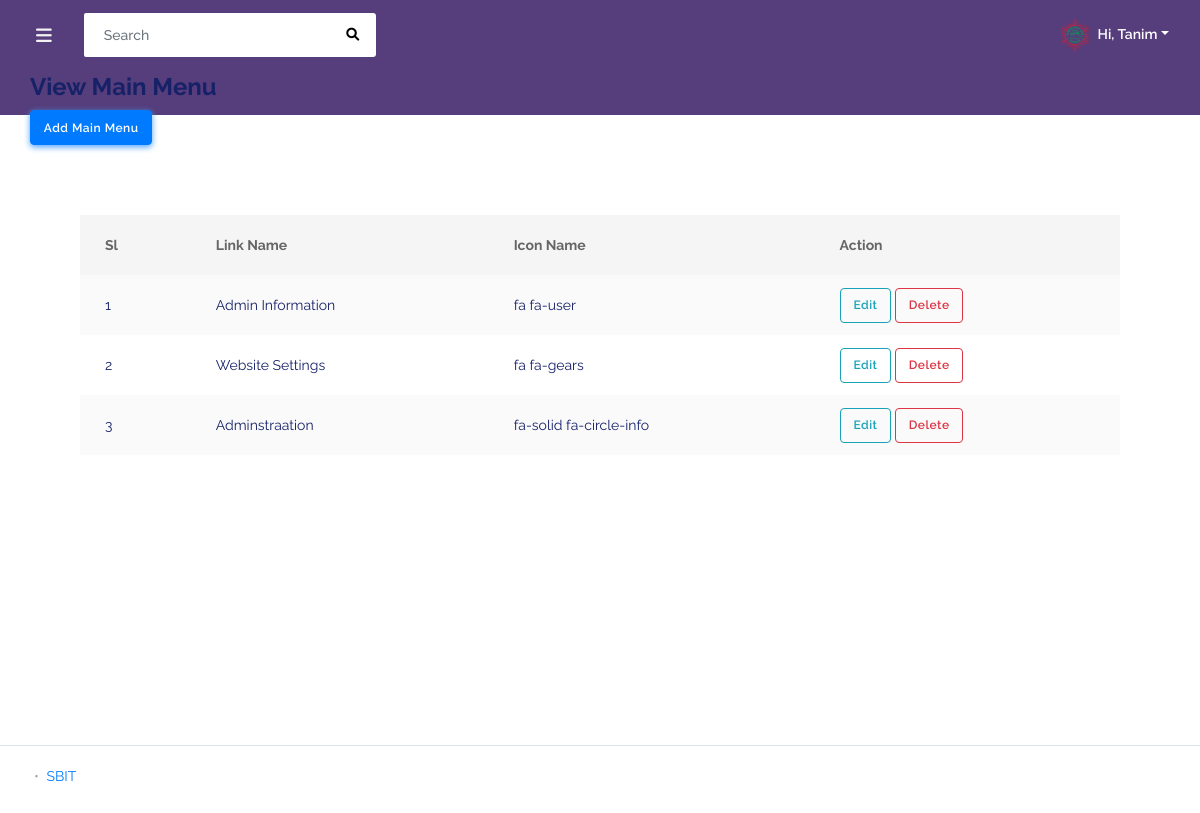
/backend/admin/main_menu/view_main_menu.php (signed in), run on the app's committed database.
### tables this page shows
CREATE TABLE `create_admin` (
  `id` int(100) NOT NULL,
  `username` varchar(100) DEFAULT NULL,
  `mail` varchar(100) DEFAULT NULL,
  `phone` varchar(100) DEFAULT NULL,
  `adress` text DEFAULT NULL,
  `type` int(10) DEFAULT NULL,
  `password` varchar(100) DEFAULT NULL,
  `confirm_password` varchar(100) DEFAULT NULL,
  `image` varchar(100) DEFAULT NULL,
  `admin_type` varchar(100) DEFAULT NULL,
  `password_recover` varchar(255) NOT NULL
);

CREATE TABLE `main_menu` (
  `id` int(100) NOT NULL,
  `sl` int(100) DEFAULT NULL,
  `main_menu_name` varchar(255) DEFAULT NULL,
  `icon` varchar(255) DEFAULT NULL,
  `status` int(10) DEFAULT NULL
);

### database/connection.php (called while the page is built, shortened)
<?php
class database
{
  public $hostadress="localhost";
  public $username="root";
  public $password="";
  public $database="dynamicschool_database";
  private function database()
  {
        $this->link=new mysqli($this->hostadress,$this->username,$this->password,$this->database);
  }
}
?>

### backend/admin/main_menu/view_main_menu.php (the view, shortened to what this page needs)
<?php
include('../layouts/header.php');
?>
        <div class="main-content">
            <section class="section">
                <div class="form-header">
                    <h4>View Main Menu</h4>
                </div>
                <div class="links">
                    <a href="add_main_menu.php" class="btn btn-info">Add Main Menu</a>
                </div>
                <div class="form-section">
                    <table class="table table-striped v_center" id="table-2">
                        <thead>
                            <tr>
                                <th>Sl</th>
                                <th>Link Name</th>
                                <th>Icon Name</th>
                                <th>Action</th>
                            </tr>
                        </thead>
                        <tbody>
                            <?php
                            $sql = $db->link->query("SELECT * FROM `main_menu`");
                            if($sql)
                            {
                                while ($showdata = $sql->fetch_array())
                                {
                                ?>
                                <tr>
                                    <td><?php echo $showdata['1']; ?></td>
                                    <td><?php echo $showdata['2']; ?></td>
                                    <td><?php echo $showdata['3']; ?></td>
                                    <td>
                                       <a href="edit_main_menu.php?id=<?php echo $showdata['0']; ?>" class="btn btn-outline-info">Edit</a>
                                       <a href="delete_main_menu.php?id=<?php echo $showdata['0']; ?>" class="btn btn-outline-danger">Delete</a>
                                    </td>
                                </tr>
                                <?php
                                }
                            }
                            ?>
                        </tbody>
                    </table>
                </div>
            </section>
        </div>
<?php include('../layouts/footer.php'); ?>

### backend/admin/layouts/header.php (shortened to what this page needs)
<?php
include('../../../database/connection.php');
$db=new database();
?>
<!DOCTYPE html>
<html lang="en">
<head>
<link rel="stylesheet" href="../../assets/modules/datatables/datatables.min.css">
<link rel="stylesheet" href="../../assets/modules/datatables/DataTables-1.10.16/css/dataTables.bootstrap4.min.css">
<link rel="stylesheet" href="../../assets/modules/datatables/Select-1.2.4/css/select.bootstrap4.min.css">
<link rel="stylesheet" href="../../assets/modules/select2/dist/css/select2.min.css">
<link rel="stylesheet" href="../../assets/modules/bootstrap/css/bootstrap.min.css">
<link rel="stylesheet" href="../../assets/modules/bootstrap-daterangepicker/daterangepicker.css">
<link rel="stylesheet" href="../../assets/modules/fontawesome/css/all.min.css">
<link rel="stylesheet" href="../../assets/modules/jqvmap/dist/jqvmap.min.css">
<link rel="stylesheet" href="../../assets/modules/summernote/summernote-bs4.css">
<link rel="stylesheet" href="../../assets/modules/owlcarousel2/dist/assets/owl.carousel.min.css">
<link rel="stylesheet" href="../../assets/modules/owlcarousel2/dist/assets/owl.theme.default.min.css">
<link rel="stylesheet" href="../../assets/css/style.min.css">
<link rel="stylesheet" href="../../assets/css/components.min.css">
<link rel="stylesheet" href="https://cdnjs.cloudflare.com/ajax/libs/font-awesome/6.0.0-beta3/css/all.min.css">
<link rel="stylesheet" href="https://cdnjs.cloudflare.com/ajax/libs/font-awesome/6.0.0-beta3/css/brands.min.css">
<link rel="stylesheet" href="https://cdnjs.cloudflare.com/ajax/libs/font-awesome/6.0.0-beta3/css/fontawesome.min.css">
<link rel="stylesheet" href="https://cdnjs.cloudflare.com/ajax/libs/font-awesome/6.0.0-beta3/css/solid.min.css">
<link rel="stylesheet" href="//code.jquery.com/ui/1.13.0/themes/base/jquery-ui.css">
<link rel="stylesheet" href="../../assets/modules/izitoast/css/iziToast.min.css">
<link rel="stylesheet" href="//code.jquery.com/ui/1.13.2/themes/base/jquery-ui.css">
</head>
<body class="layout-4">
<div id="app">
    <div class="main-wrapper main-wrapper-1">
        <div class="navbar-bg"></div>
        <?php
        $id = $_SESSION['admin_id'];
        $userdata = $db->link->query("SELECT * FROM `create_admin` WHERE `id`='$id'");
        if($userdata)
        {
            $showuser = $userdata->fetch_assoc();
            ?>
        <nav class="navbar navbar-expand-lg main-navbar">
            <form class="form-inline mr-auto">
                <ul class="navbar-nav mr-3">
                    <li><a href="#" data-toggle="sidebar" class="nav-link nav-link-lg"><i class="fas fa-bars"></i></a></li>
                </ul>
                <div class="search-element">
                    <input class="form-control" type="search" placeholder="Search" aria-label="Search" data-width="250">
                    <button class="btn" type="submit"><i class="fas fa-search"></i></button>
                </div>
            </form>
            <ul class="navbar-nav navbar-right">
                <li class="dropdown">
                    <a href="#" data-toggle="dropdown" class="nav-link dropdown-toggle nav-link-lg nav-link-user">
                    <img alt="image" src="../../asset/img/admin_image/<?php echo $showuser['image']; ?>" class="rounded-circle mr-1">
                    <div class="d-sm-none d-lg-inline-block">Hi, <?php echo $showuser['username']; ?></div></a>
                </li>
            </ul>
        </nav>
       <?php
        }
        ?>

### data on the page
create_admin: image (picture), username "Tanim"
main_menu: sl "1", main_menu_name "Admin Information", icon "fa fa-user"
main_menu: sl "2", main_menu_name "Website Settings", icon "fa fa-gears"
main_menu: sl "3", main_menu_name "Adminstraation", icon "fa-solid fa-circle-info"
